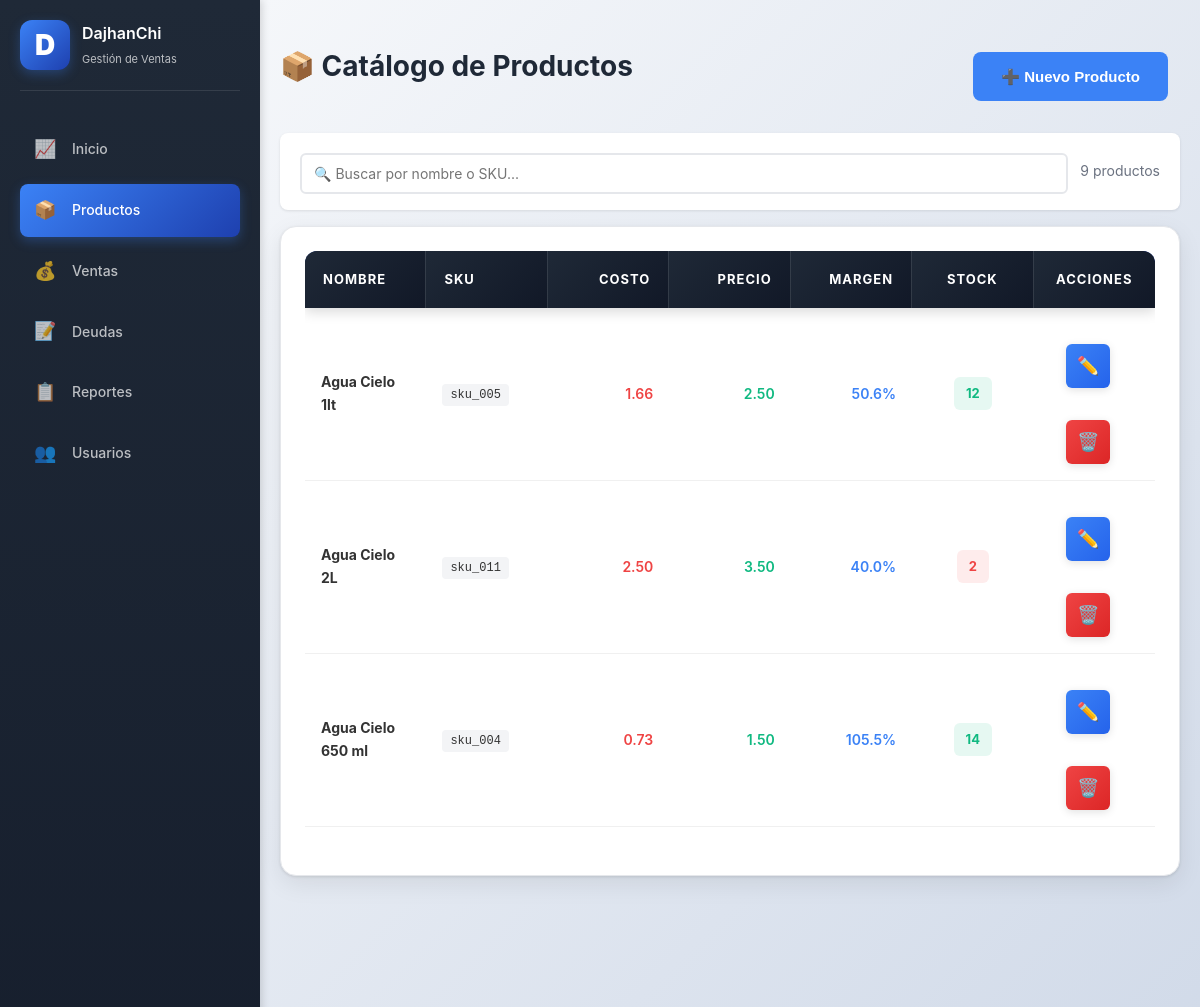
Page /products (signed in, upper part) on the earlier database version.
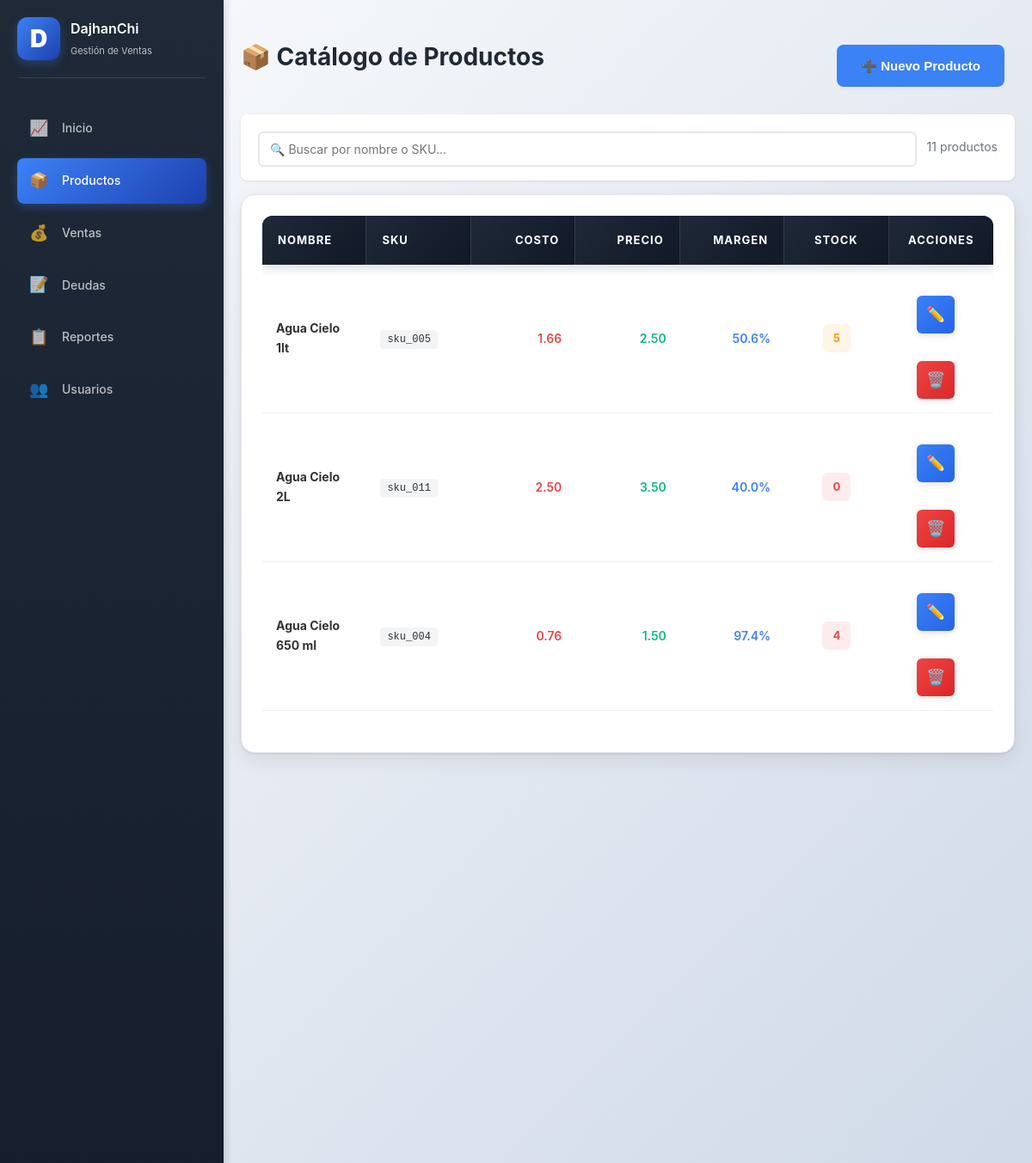
Same page on the later database version.
### app.py (models this page shows)
class Product(db.Model):
    id = db.Column(db.Integer, primary_key=True)
    user_id = db.Column(db.Integer, db.ForeignKey("user.id"), nullable=False, index=True)
    name = db.Column(db.String(160), nullable=False, index=True)
    sku = db.Column(db.String(64), nullable=True, index=True)
    package_cost_cents = db.Column(db.Integer, nullable=False, default=0)
    package_quantity = db.Column(db.Integer, nullable=False, default=1)
    cost_cents = db.Column(db.Integer, nullable=False, default=0)
    price_cents = db.Column(db.Integer, nullable=False, default=0)
    stock = db.Column(db.Integer, nullable=False, default=0, index=True)
    user = db.relationship("User", backref=db.backref("products", lazy=True))

### app.py (the view)
@app.route("/products")
@login_required
def products():
    user_id = session.get("user_id")
    items = Product.query.filter_by(user_id=user_id).order_by(Product.name.asc()).limit(200).all()
    return render_template("products.html", products=items)

### app.py (called while the page is built, shortened)
@app.before_request
def init_db_once():
    global _db_initialized
    if _db_initialized:
        return

@app.template_filter("money")
def format_money(cents):
    if cents is None:
        return "0.00"
    return f"{cents / 100:.2f}"

def login_required(view):
    @wraps(view)
    def wrapped(*args, **kwargs):
        if not session.get("user_id"):
            return redirect(url_for("login"))
        return view(*args, **kwargs)
    return wrapped

### templates/products.html (shortened to what this page needs)
{% extends "base.html" %}
{% block content %}
<div class="page-head">
    <div>
        <h1>📦 Catálogo de Productos</h1>
    </div>
    <button type="button" class="button" onclick="window.location.href='{{ url_for('product_new') }}'">➕ Nuevo Producto</button>
</div>
{% if products %}
<div style="background: white; padding: 16px 20px; border-radius: 8px; margin-bottom: 16px; box-shadow: 0 1px 3px rgba(0,0,0,0.1);">
    <div style="display: flex; gap: 12px; align-items: center;">
        <div style="flex: 1; position: relative;">
            <input type="text" id="searchInput" placeholder="🔍 Buscar por nombre o SKU..."
                   style="width: 100%; padding: 10px 40px 10px 12px; border: 2px solid #e5e7eb; border-radius: 6px; font-size: 14px; transition: border-color 0.2s;">
        </div>
        <div id="searchResults" style="color: #6b7280; font-size: 14px; white-space: nowrap;">
            <span id="totalProducts">{{ products|length }}</span> productos
        </div>
    </div>
</div>
{% endif %}
<div class="card" style="border-radius: 16px; overflow: hidden; box-shadow: 0 1px 3px rgba(0, 0, 0, 0.1), 0 8px 24px rgba(0, 0, 0, 0.08); border: 1px solid #e5e7eb;">
    {% if products %}
    <div class="table-scroll-container">
    <table class="products-table">
        <thead>
            <tr>
                <th>Nombre</th>
                <th>SKU</th>
                <th style="text-align: right;">Costo</th>
                <th style="text-align: right;">Precio</th>
                <th style="text-align: right;">Margen</th>
                <th style="text-align: center;">Stock</th>
                <th style="text-align: center;">Acciones</th>
            </tr>
        </thead>
        <tbody>
        {% for product in products %}
            <tr>
                <td><strong>{{ product.name }}</strong></td>
                <td><code style="background: #f3f4f6; padding: 4px 8px; border-radius: 4px; font-size: 12px;">{{ product.sku or "N/A" }}</code></td>
                <td style="text-align: right; color: #ef4444; font-weight: 600;">{{ product.cost_cents | money }}</td>
                <td style="text-align: right; color: #10b981; font-weight: 600;">{{ product.price_cents | money }}</td>
                <td style="text-align: right; color: #3b82f6; font-weight: 600;">
                    {% if product.cost_cents > 0 %}
                    {{ "%.1f" | format(((product.price_cents - product.cost_cents) / product.cost_cents * 100)) }}%
                    {% else %}
                    N/A
                    {% endif %}
                </td>
                <td style="text-align: center; vertical-align: middle;">
                    {% if product.stock < 5 %}
                    <span class="stock-low">{{ product.stock }}</span>
                    {% elif product.stock < 10 %}
                    <span class="stock-medium">{{ product.stock }}</span>
                    {% else %}
                    <span class="stock-high">{{ product.stock }}</span>
                    {% endif %}
                </td>
                <td style="text-align: center; vertical-align: middle;">
                    <div class="action-buttons">
                        <button type="button" class="action-btn edit" title="Editar" onclick="window.location.href='{{ url_for('product_edit', product_id=product.id) }}'">✏️</button>
                        <button type="button" class="action-btn delete" title="Eliminar" onclick="openDeleteConfirm('{{ product.id }}', '{{ product.name }}', '{{ url_for('product_delete', product_id=product.id) }}')">🗑️</button>
                    </div>
                </td>
            </tr>
        {% endfor %}
        </tbody>
    </table>
    </div>
    {% endif %}
</div>
{% endblock %}

### templates/base.html (shortened to what this page needs)
<!doctype html>
<html lang="es">
<head>
    <link rel="stylesheet" href="{{ url_for('static', filename='style.css') }}">
</head>
<body>
{% if session.get('user_id') %}
<div class="app-layout">
    <aside class="sidebar">
        <div class="sidebar-header">
            <div style="width: 50px; height: 50px; background: linear-gradient(135deg, #3b82f6 0%, #1e40af 100%); border-radius: 12px; display: flex; align-items: center; justify-content: center; font-weight: 900; font-size: 28px; color: white; box-shadow: 0 4px 12px rgba(59, 130, 246, 0.3);">D</div>
            <div style="flex: 1;">
                <h2 style="margin: 0; font-size: 16px; color: white;">DajhanChi</h2>
                <p style="margin: 4px 0 0 0; font-size: 11px; color: rgba(255,255,255,0.7);">Gestión de Ventas</p>
            </div>
        </div>
        <nav class="sidebar-nav">
            <a href="{{ url_for('dashboard') }}" class="nav-item" {% if request.endpoint == 'dashboard' %}data-active="true"{% endif %}>
                <span>📈</span>
                <span>Inicio</span>
            </a>
            <a href="{{ url_for('products') }}" class="nav-item" {% if request.endpoint == 'products' %}data-active="true"{% endif %}>
                <span>📦</span>
                <span>Productos</span>
            </a>
            <a href="{{ url_for('sales') }}" class="nav-item" {% if request.endpoint == 'sales' %}data-active="true"{% endif %}>
                <span>💰</span>
                <span>Ventas</span>
            </a>
            <a href="{{ url_for('debts') }}" class="nav-item" {% if request.endpoint in ['debts', 'payment_register', 'customer_payment_register', 'debt_customer_receipt'] %}data-active="true"{% endif %}>
                <span>📝</span>
                <span>Deudas</span>
            </a>
            <a href="{{ url_for('reports') }}" class="nav-item" {% if request.endpoint == 'reports' %}data-active="true"{% endif %}>
                <span>📋</span>
                <span>Reportes</span>
            </a>
            <a href="{{ url_for('users') }}" class="nav-item" {% if request.endpoint == 'users' %}data-active="true"{% endif %}>
                <span>👥</span>
                <span>Usuarios</span>
            </a>
        </nav>
    </aside>
    <div class="main-content">
        <div class="container">
            {% block content %}{% endblock %}
        </div>
    </div>
</div>
{% endif %}
</body>
</html>

### static/style.css (style rules this page uses)
:root { --primary: #3b82f6; --primary-dark: #1e40af; --primary-light: #dbeafe; --secondary: #6366f1; --success: #10b981; --danger: #ef4444; --warning: #f59e0b; --dark: #1f2937; --gray: #6b7280; --light: #f3f4f6; --border: #e5e7eb; --shadow: 0 4px 6px rgba(0, 0, 0, 0.07), 0 2px 4px rgba(0, 0, 0, 0.05); --shadow-lg: 0 10px 15px rgba(0, 0, 0, 0.1), 0 4px 6px rgba(0, 0, 0, 0.05); --transition: all 0.15s ease; }
* { box-sizing: border-box; }
html { scroll-behavior: auto; }
body { font-family: -apple-system, BlinkMacSystemFont, "Segoe UI", "Roboto", "Oxygen", "Ubuntu", "Cantarell", sans-serif; margin: 0; background: linear-gradient(135deg, #f5f7fa 0%, #c3cfe2 100%); color: var(--dark); min-height: 100vh; line-height: 1.6; font-size: 14px; will-change: auto; }
.app-layout { display: flex; height: 100vh; }
.sidebar { width: 260px; background: linear-gradient(180deg, #1f2937 0%, #111827 100%); color: white; padding: 20px; display: flex; flex-direction: column; box-shadow: 2px 0 8px rgba(0, 0, 0, 0.15); position: fixed; height: 100vh; left: 0; top: 0; z-index: 200; overflow-y: auto; }
.sidebar-header { display: flex; align-items: center; gap: 12px; margin-bottom: 32px; padding-bottom: 20px; border-bottom: 1px solid rgba(255, 255, 255, 0.1); }
.sidebar-nav { flex: 1; display: flex; flex-direction: column; gap: 8px; }
.nav-item { display: flex; align-items: center; gap: 14px; padding: 12px 14px; color: rgba(255, 255, 255, 0.7); text-decoration: none; border-radius: 8px; transition: var(--transition); font-weight: 500; font-size: 14px; }
.nav-item[data-active="true"] { background: linear-gradient(135deg, #3b82f6 0%, #1e40af 100%); color: white; box-shadow: 0 4px 12px rgba(59, 130, 246, 0.3); }
.nav-item span:first-child { font-size: 18px; min-width: 24px; }
.main-content { margin-left: 260px; flex: 1; overflow-y: auto; background: linear-gradient(135deg, #f5f7fa 0%, #c3cfe2 100%); }
.container { max-width: 1200px; margin: 32px auto; padding: 0 20px; width: 100%; }
.page-head { display: flex; justify-content: space-between; align-items: center; margin-bottom: 32px; gap: 24px; flex-wrap: wrap; }
.page-head h1 { font-size: 28px; margin: 0; color: var(--dark); font-weight: 700; }
.card { background: #fff; border-radius: 12px; padding: 24px; box-shadow: var(--shadow); margin-bottom: 20px; border: 1px solid var(--border); transition: var(--transition); }
table { width: 100%; border-collapse: collapse; font-size: 14px; table-layout: auto; position: relative; }
thead { background: linear-gradient(135deg, #1e3a8a 0%, #1e40af 100%); border-top: 3px solid #3b82f6; border-bottom: 3px solid #3b82f6; position: sticky; top: 0; z-index: 100; box-shadow: 0 4px 12px rgba(0, 0, 0, 0.15); }
th { text-align: left; padding: 16px 14px; font-weight: 700; color: #ffffff; text-transform: uppercase; letter-spacing: 0.8px; font-size: 11px; background: linear-gradient(135deg, #1e3a8a 0%, #1e40af 100%); border-right: 1px solid rgba(255, 255, 255, 0.1); }
th:last-child { border-right: none; }
td { text-align: left; padding: 14px; border-bottom: 1px solid #f0f0f0; color: #333; vertical-align: middle; }
tbody tr { transition: all 0.2s ease; background: #ffffff; border-bottom: 1px solid #f3f4f6; }
input, select, textarea { width: 100%; padding: 12px 14px; margin-top: 4px; border: 2px solid var(--border); border-radius: 8px; font-family: inherit; font-size: 14px; transition: border-color 0.1s ease, box-shadow 0.1s ease; background: #fff; }
button, .button { display: inline-flex; align-items: center; justify-content: center; gap: 8px; background: var(--primary); color: #fff; border: none; padding: 14px 28px; border-radius: 8px; text-decoration: none; cursor: pointer; margin-top: 20px; margin-right: 12px; font-weight: 600; font-size: 15px; transition: opacity 0.15s ease; white-space: nowrap; line-height: 1.4; }
h1 { color: var(--dark); font-size: 28px; font-weight: 700; }
h2 { color: var(--dark); font-size: 20px; font-weight: 600; }
a { color: var(--primary); text-decoration: none; transition: color 0.1s ease; }
.stock-low { color: #ef4444; font-weight: 700; background: rgba(239, 68, 68, 0.1); padding: 6px 12px; border-radius: 6px; font-size: 13px; display: inline-block; }
.stock-medium { color: #f59e0b; font-weight: 700; background: rgba(245, 158, 11, 0.1); padding: 6px 12px; border-radius: 6px; font-size: 13px; display: inline-block; }

Differences in the rows shown:
changed Product "Agua Cielo 1lt": stock "12" → "5"
changed Product "Agua Cielo 2L": stock "2" → "0"
changed Product "Agua Cielo 650 ml": cost_cents "0.73" → "0.76"; price_cents+cost_cents "105.5" → "97.4"; stock "14" → "4"
Other differences:
{{ products|length }}: "9" → "11"
